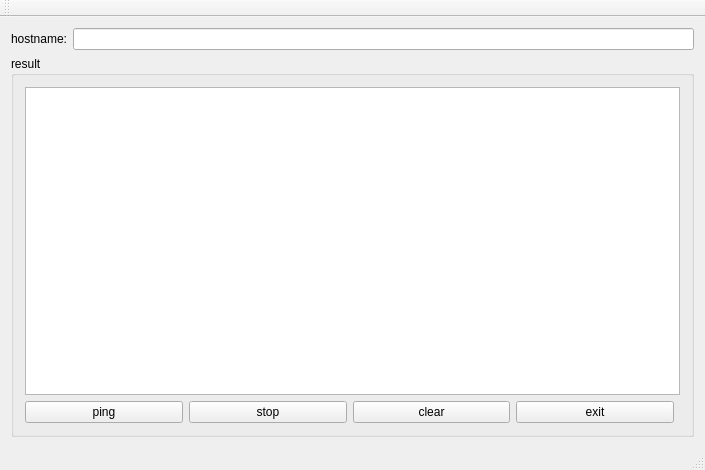
<?xml version="1.0" encoding="UTF-8"?>
<ui version="4.0">
 <class>MainWindow</class>
 <widget class="QMainWindow" name="MainWindow">
  <property name="geometry">
   <rect>
    <x>0</x>
    <y>0</y>
    <width>705</width>
    <height>470</height>
   </rect>
  </property>
  <property name="windowTitle">
   <string>PingTest</string>
  </property>
  <widget class="QWidget" name="centralWidget">
   <layout class="QHBoxLayout" name="horizontalLayout">
    <item>
     <layout class="QGridLayout" name="gridLayout">
      <item row="0" column="0">
       <widget class="QLabel" name="label">
        <property name="text">
         <string>hostname:</string>
        </property>
       </widget>
      </item>
      <item row="1" column="0" colspan="2">
       <widget class="QGroupBox" name="groupBox">
        <property name="sizePolicy">
         <sizepolicy hsizetype="Expanding" vsizetype="Expanding">
          <horstretch>0</horstretch>
          <verstretch>0</verstretch>
         </sizepolicy>
        </property>
        <property name="title">
         <string>result</string>
        </property>
        <layout class="QHBoxLayout" name="horizontalLayout_2">
         <item>
          <layout class="QGridLayout" name="gridLayout_2">
           <item row="1" column="3">
            <widget class="QPushButton" name="exitBtn">
             <property name="sizePolicy">
              <sizepolicy hsizetype="Expanding" vsizetype="Fixed">
               <horstretch>0</horstretch>
               <verstretch>0</verstretch>
              </sizepolicy>
             </property>
             <property name="text">
              <string>exit</string>
             </property>
            </widget>
           </item>
           <item row="1" column="1">
            <widget class="QPushButton" name="stop">
             <property name="sizePolicy">
              <sizepolicy hsizetype="Expanding" vsizetype="Preferred">
               <horstretch>0</horstretch>
               <verstretch>0</verstretch>
              </sizepolicy>
             </property>
             <property name="text">
              <string>stop</string>
             </property>
            </widget>
           </item>
           <item row="1" column="0">
            <widget class="QPushButton" name="ping">
             <property name="sizePolicy">
              <sizepolicy hsizetype="Expanding" vsizetype="Preferred">
               <horstretch>0</horstretch>
               <verstretch>0</verstretch>
              </sizepolicy>
             </property>
             <property name="text">
              <string>ping</string>
             </property>
            </widget>
           </item>
           <item row="0" column="0" colspan="5">
            <widget class="QTextEdit" name="result"/>
           </item>
           <item row="1" column="2">
            <widget class="QPushButton" name="clear">
             <property name="sizePolicy">
              <sizepolicy hsizetype="Expanding" vsizetype="Preferred">
               <horstretch>0</horstretch>
               <verstretch>0</verstretch>
              </sizepolicy>
             </property>
             <property name="text">
              <string>clear</string>
             </property>
            </widget>
           </item>
          </layout>
         </item>
        </layout>
       </widget>
      </item>
      <item row="0" column="1">
       <widget class="QLineEdit" name="hostname">
        <property name="sizePolicy">
         <sizepolicy hsizetype="Expanding" vsizetype="Fixed">
          <horstretch>0</horstretch>
          <verstretch>0</verstretch>
         </sizepolicy>
        </property>
       </widget>
      </item>
     </layout>
    </item>
   </layout>
  </widget>
  <widget class="QMenuBar" name="menuBar">
   <property name="geometry">
    <rect>
     <x>0</x>
     <y>0</y>
     <width>705</width>
     <height>23</height>
    </rect>
   </property>
  </widget>
  <widget class="QToolBar" name="mainToolBar">
   <attribute name="toolBarArea">
    <enum>TopToolBarArea</enum>
   </attribute>
   <attribute name="toolBarBreak">
    <bool>false</bool>
   </attribute>
  </widget>
  <widget class="QStatusBar" name="statusBar"/>
 </widget>
 <layoutdefault spacing="6" margin="11"/>
 <resources/>
 <connections/>
</ui>
